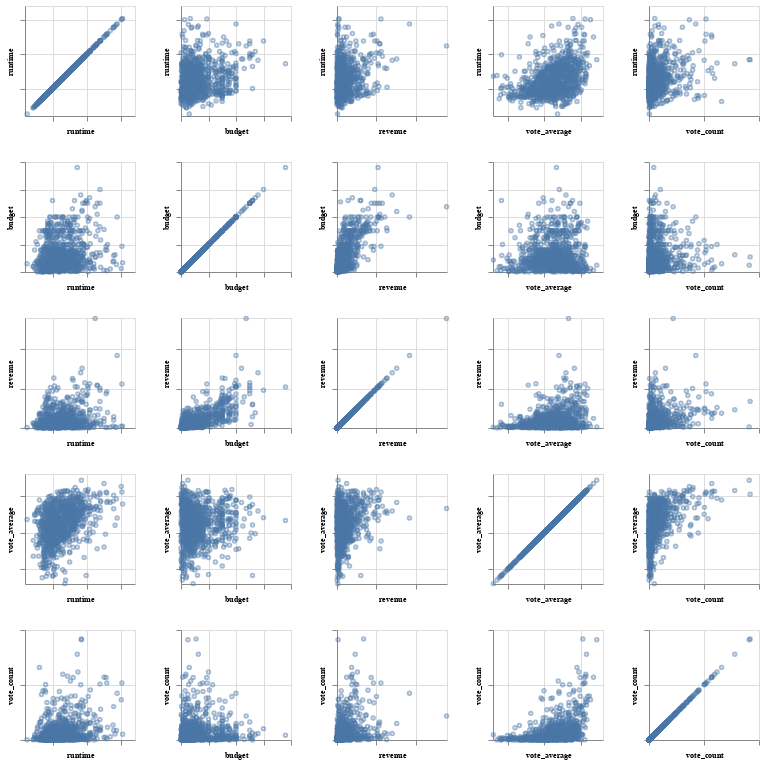

Source (notebook cell):
### Markdown cell above
<div class="alert alert-info" style="color:black">

### Question 2.1
rubric={viz:2,accuracy:2}
    
<h4>Python</h4>

<p>Next, let’s look at the relationships between pairs of numerical columns.For this we will create a scatterplot matrix (SPLOM) for all numerical columns except id.</p>
<ol type="1">
<li>I recommend starting with creating a single scatter plot and gradually substituting in the repeating columns.</li>
<li>Do not include zero on either axis unless the data actually starts at zero.</li>
<li>Reduce each subplots height and width to be able to see the entire lower diagonal in view.</li>
<li>Set the opacity and size of the points directly inside <code>mark_point()</code> in order for the plots to appear less saturated.</li>
<li>Configure the axes to remove or shrink the font of the axes labels (and optional reduce the axes titles' size). Plots don't have to look perfect during EDA, the point here is to pick up trends, not necessarily to read all labels.</li>
</ol>

You can <a href=https://altair-viz.github.io/gallery/scatter_matrix.html> study this example if you want guidance.</a>

</div>

### Code cell
# YOUR ANSWER GOES HERE
import altair as alt

# numeric cols except id
num_cols =(
    df.select_dtypes(include="number")
    .columns
    .drop("id", errors="ignore")
    .tolist()
)

# base chart: long format for x and y variables
base = alt.Chart(df).mark_point(
    size=12, opacity=0.5
).encode(
    x=alt.X(alt.repeat("column"), type="quantitative", scale=alt.Scale(zero=False)),
    y=alt.Y(alt.repeat("row"), type="quantitative", scale=alt.Scale(zero=False)),     
).properties(
    width=110,
    height=110
)

# create the matrix using repeat
splom = base.repeat(
    row=num_cols,
    column=num_cols
).configure_axis(
    labelFontSize=0,
    titleFontSize=8
).configure_header(
    labelFontSize=9,
    titleFontSize=9
)

splom

### Figure 1 — Vega-Lite specification as saved in the notebook (floating-point values rounded to 4 significant figures; data arrays with more than 128 entries replaced by an {"elided": "..."} marker saying what was removed)
{"config": {"view": {"continuousWidth": 300, "continuousHeight": 300}, "axis": {"labelFontSize": 0, "titleFontSize": 8}, "header": {"labelFontSize": 9, "titleFontSize": 9}}, "repeat": {"column": ["runtime", "budget", "revenue", "vote_average", "vote_count"], "row": ["runtime", "budget", "revenue", "vote_average", "vote_count"]}, "spec": {"data": {"name": "data-7fad01cd0e8e64e3f4ae864685dfb79d"}, "mark": {"type": "point", "opacity": 0.5, "size": 12}, "encoding": {"x": {"field": {"repeat": "column"}, "scale": {"zero": false}, "type": "quantitative"}, "y": {"field": {"repeat": "row"}, "scale": {"zero": false}, "type": "quantitative"}}, "height": 110, "width": 110}, "$schema": "https://vega.github.io/schema/vega-lite/v6.1.0.json", "datasets": {"data-7fad01cd0e8e64e3f4ae864685dfb79d": {"elided": "1008 records"}}}
